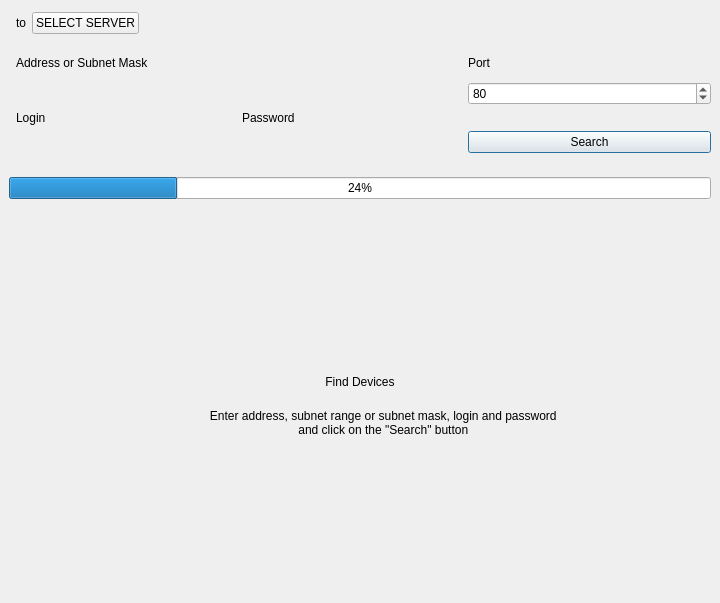
<?xml version="1.0" encoding="UTF-8"?>
<ui version="4.0">
 <class>NewDeviceAdditionDialog</class>
 <widget class="QDialog" name="NewDeviceAdditionDialog">
  <property name="geometry">
   <rect>
    <x>0</x>
    <y>0</y>
    <width>720</width>
    <height>603</height>
   </rect>
  </property>
  <property name="sizePolicy">
   <sizepolicy hsizetype="Fixed" vsizetype="Preferred">
    <horstretch>0</horstretch>
    <verstretch>0</verstretch>
   </sizepolicy>
  </property>
  <property name="minimumSize">
   <size>
    <width>640</width>
    <height>0</height>
   </size>
  </property>
  <property name="windowTitle">
   <string>Add Devices</string>
  </property>
  <layout class="QVBoxLayout" name="verticalLayout">
   <property name="leftMargin">
    <number>0</number>
   </property>
   <property name="topMargin">
    <number>0</number>
   </property>
   <property name="rightMargin">
    <number>0</number>
   </property>
   <property name="bottomMargin">
    <number>0</number>
   </property>
   <item>
    <widget class="nx::vms::client::desktop::Panel" name="serverChoosePanel" native="true">
     <layout class="QHBoxLayout" name="horizontalLayout">
      <property name="leftMargin">
       <number>16</number>
      </property>
      <property name="topMargin">
       <number>12</number>
      </property>
      <property name="rightMargin">
       <number>16</number>
      </property>
      <property name="bottomMargin">
       <number>12</number>
      </property>
      <item>
       <widget class="QLabel" name="toServerLabel">
        <property name="text">
         <string>to</string>
        </property>
       </widget>
      </item>
      <item>
       <widget class="QnChooseServerButton" name="selectServerMenuButton">
        <property name="focusPolicy">
         <enum>Qt::NoFocus</enum>
        </property>
        <property name="text">
         <string>SELECT SERVER</string>
        </property>
       </widget>
      </item>
      <item>
       <spacer name="horizontalSpacer_4">
        <property name="orientation">
         <enum>Qt::Horizontal</enum>
        </property>
        <property name="sizeHint" stdset="0">
         <size>
          <width>40</width>
          <height>20</height>
         </size>
        </property>
       </spacer>
      </item>
     </layout>
    </widget>
   </item>
   <item>
    <widget class="nx::vms::client::desktop::Panel" name="searchPanel" native="true">
     <layout class="QGridLayout" name="gridLayout" columnstretch="4,4,1">
      <property name="leftMargin">
       <number>16</number>
      </property>
      <property name="topMargin">
       <number>4</number>
      </property>
      <item row="0" column="0" colspan="2">
       <widget class="QWidget" name="widget" native="true">
        <layout class="QHBoxLayout" name="addressOrSubnetMaskLabelLayout">
         <property name="spacing">
          <number>4</number>
         </property>
         <property name="leftMargin">
          <number>0</number>
         </property>
         <property name="topMargin">
          <number>0</number>
         </property>
         <property name="rightMargin">
          <number>0</number>
         </property>
         <property name="bottomMargin">
          <number>0</number>
         </property>
         <item>
          <widget class="nx::vms::client::desktop::LabelWithHint" name="addressOrSubnetMaskLabel">
           <property name="text">
            <string>Address or Subnet Mask</string>
           </property>
           <property name="alignment">
            <set>Qt::AlignLeft|Qt::AlignVCenter</set>
           </property>
          </widget>
         </item>
        </layout>
       </widget>
      </item>
      <item row="0" column="2">
       <widget class="QLabel" name="portLabel">
        <property name="text">
         <string>Port</string>
        </property>
       </widget>
      </item>
      <item row="1" column="1">
       <widget class="QnWordWrappedLabel" name="addressOrSubnetMaskLabelHint" native="true">
        <property name="text" stdset="0">
         <string>Hint</string>
        </property>
       </widget>
      </item>
      <item row="2" column="0" colspan="2">
       <widget class="nx::vms::client::desktop::InputField" name="addressOrSubnetMaskEdit" native="true">
        <property name="focusPolicy">
         <enum>Qt::StrongFocus</enum>
        </property>
       </widget>
      </item>
      <item row="2" column="2">
       <widget class="QSpinBox" name="portSpinBox">
        <property name="maximum">
         <number>65535</number>
        </property>
        <property name="value">
         <number>80</number>
        </property>
       </widget>
      </item>
      <item row="3" column="0">
       <widget class="QLabel" name="loginLabel">
        <property name="text">
         <string>Login</string>
        </property>
       </widget>
      </item>
      <item row="3" column="1">
       <widget class="QLabel" name="passwordLabel">
        <property name="text">
         <string>Password</string>
        </property>
       </widget>
      </item>
      <item row="4" column="0">
       <widget class="nx::vms::client::desktop::InputField" name="loginEdit" native="true">
        <property name="sizePolicy">
         <sizepolicy hsizetype="Fixed" vsizetype="Fixed">
          <horstretch>0</horstretch>
          <verstretch>0</verstretch>
         </sizepolicy>
        </property>
        <property name="minimumSize">
         <size>
          <width>220</width>
          <height>12</height>
         </size>
        </property>
        <property name="maximumSize">
         <size>
          <width>220</width>
          <height>16777215</height>
         </size>
        </property>
       </widget>
      </item>
      <item row="4" column="1">
       <widget class="nx::vms::client::desktop::PasswordInputField" name="passwordEdit" native="true">
        <property name="sizePolicy">
         <sizepolicy hsizetype="Fixed" vsizetype="Fixed">
          <horstretch>0</horstretch>
          <verstretch>0</verstretch>
         </sizepolicy>
        </property>
        <property name="minimumSize">
         <size>
          <width>220</width>
          <height>12</height>
         </size>
        </property>
        <property name="maximumSize">
         <size>
          <width>220</width>
          <height>16777215</height>
         </size>
        </property>
       </widget>
      </item>
      <item row="4" column="2">
       <widget class="QPushButton" name="searchButton">
        <property name="focusPolicy">
         <enum>Qt::StrongFocus</enum>
        </property>
        <property name="text">
         <string>Search</string>
        </property>
       </widget>
      </item>
     </layout>
    </widget>
   </item>
   <item>
    <widget class="QWidget" name="searchProgressPage">
     <layout class="QHBoxLayout" name="horizontalLayout_6">
      <item>
       <widget class="QProgressBar" name="searchProgressBar">
        <property name="value">
         <number>24</number>
        </property>
       </widget>
      </item>
     </layout>
    </widget>
   </item>
   <item>
    <widget class="QStackedWidget" name="searchResultsStackedWidget">
     <property name="sizePolicy">
      <sizepolicy hsizetype="MinimumExpanding" vsizetype="MinimumExpanding">
       <horstretch>0</horstretch>
       <verstretch>0</verstretch>
      </sizepolicy>
     </property>
     <property name="currentIndex">
      <number>1</number>
     </property>
     <widget class="QWidget" name="resultsPage">
      <layout class="QVBoxLayout" name="verticalLayout_2">
       <property name="spacing">
        <number>0</number>
       </property>
       <property name="leftMargin">
        <number>0</number>
       </property>
       <property name="topMargin">
        <number>0</number>
       </property>
       <property name="rightMargin">
        <number>0</number>
       </property>
       <property name="bottomMargin">
        <number>0</number>
       </property>
       <item>
        <widget class="QWidget" name="tableHolder" native="true">
         <layout class="QVBoxLayout" name="verticalLayout_4">
          <property name="spacing">
           <number>0</number>
          </property>
          <property name="leftMargin">
           <number>8</number>
          </property>
          <property name="topMargin">
           <number>8</number>
          </property>
          <property name="rightMargin">
           <number>16</number>
          </property>
          <property name="bottomMargin">
           <number>0</number>
          </property>
          <item>
           <widget class="nx::vms::client::desktop::SimpleSelectionTableView" name="foundDevicesTable">
            <property name="sizePolicy">
             <sizepolicy hsizetype="Preferred" vsizetype="Expanding">
              <horstretch>0</horstretch>
              <verstretch>0</verstretch>
             </sizepolicy>
            </property>
            <property name="horizontalScrollBarPolicy">
             <enum>Qt::ScrollBarAsNeeded</enum>
            </property>
            <property name="selectionBehavior">
             <enum>QAbstractItemView::SelectRows</enum>
            </property>
            <property name="showGrid">
             <bool>false</bool>
            </property>
            <property name="sortingEnabled">
             <bool>true</bool>
            </property>
            <property name="wordWrap">
             <bool>false</bool>
            </property>
            <property name="cornerButtonEnabled">
             <bool>false</bool>
            </property>
            <attribute name="horizontalHeaderMinimumSectionSize">
             <number>110</number>
            </attribute>
            <attribute name="verticalHeaderVisible">
             <bool>false</bool>
            </attribute>
            <attribute name="verticalHeaderMinimumSectionSize">
             <number>24</number>
            </attribute>
            <attribute name="verticalHeaderHighlightSections">
             <bool>false</bool>
            </attribute>
           </widget>
          </item>
         </layout>
        </widget>
       </item>
       <item>
        <widget class="Line" name="line">
         <property name="orientation">
          <enum>Qt::Horizontal</enum>
         </property>
        </widget>
       </item>
       <item>
        <widget class="QWidget" name="addDevicesPanel" native="true">
         <layout class="QHBoxLayout" name="horizontalLayout_4">
          <property name="leftMargin">
           <number>16</number>
          </property>
          <property name="topMargin">
           <number>16</number>
          </property>
          <property name="rightMargin">
           <number>16</number>
          </property>
          <property name="bottomMargin">
           <number>16</number>
          </property>
          <item>
           <widget class="QStackedWidget" name="addDevicesStackedWidget">
            <property name="sizePolicy">
             <sizepolicy hsizetype="Preferred" vsizetype="Fixed">
              <horstretch>0</horstretch>
              <verstretch>0</verstretch>
             </sizepolicy>
            </property>
            <property name="currentIndex">
             <number>0</number>
            </property>
            <widget class="QWidget" name="addDevicesButtonPage">
             <layout class="QHBoxLayout" name="horizontalLayout_8">
              <property name="leftMargin">
               <number>0</number>
              </property>
              <property name="topMargin">
               <number>0</number>
              </property>
              <property name="rightMargin">
               <number>0</number>
              </property>
              <property name="bottomMargin">
               <number>0</number>
              </property>
              <item>
               <widget class="QPushButton" name="addDevicesButton">
                <property name="focusPolicy">
                 <enum>Qt::StrongFocus</enum>
                </property>
                <property name="text">
                 <string>Add all Devices</string>
                </property>
               </widget>
              </item>
              <item>
               <spacer name="horizontalSpacer">
                <property name="orientation">
                 <enum>Qt::Horizontal</enum>
                </property>
                <property name="sizeHint" stdset="0">
                 <size>
                  <width>40</width>
                  <height>20</height>
                 </size>
                </property>
               </spacer>
              </item>
             </layout>
            </widget>
            <widget class="QWidget" name="addDevicesPlaceholderPage">
             <layout class="QHBoxLayout" name="horizontalLayout_14">
              <property name="leftMargin">
               <number>0</number>
              </property>
              <property name="topMargin">
               <number>0</number>
              </property>
              <property name="rightMargin">
               <number>0</number>
              </property>
              <property name="bottomMargin">
               <number>0</number>
              </property>
              <item>
               <widget class="QLabel" name="addDevicesPlaceholder">
                <property name="text">
                 <string/>
                </property>
               </widget>
              </item>
              <item>
               <spacer name="horizontalSpacer_5">
                <property name="orientation">
                 <enum>Qt::Horizontal</enum>
                </property>
                <property name="sizeHint" stdset="0">
                 <size>
                  <width>0</width>
                  <height>0</height>
                 </size>
                </property>
               </spacer>
              </item>
             </layout>
            </widget>
           </widget>
          </item>
         </layout>
        </widget>
       </item>
      </layout>
     </widget>
     <widget class="QWidget" name="placeholderPage">
      <layout class="QVBoxLayout" name="verticallLayout_7">
       <property name="leftMargin">
        <number>16</number>
       </property>
       <property name="topMargin">
        <number>0</number>
       </property>
       <property name="rightMargin">
        <number>16</number>
       </property>
       <property name="bottomMargin">
        <number>0</number>
       </property>
       <item>
        <spacer name="verticalSpacer">
         <property name="orientation">
          <enum>Qt::Vertical</enum>
         </property>
         <property name="sizeHint" stdset="0">
          <size>
           <width>20</width>
           <height>40</height>
          </size>
         </property>
        </spacer>
       </item>
       <item>
        <widget class="QLabel" name="searchPlaceholderImage">
         <property name="text">
          <string/>
         </property>
         <property name="alignment">
          <set>Qt::AlignCenter</set>
         </property>
        </widget>
       </item>
       <item>
        <widget class="QLabel" name="searchPlaceholderTitle">
         <property name="text">
          <string>Find Devices</string>
         </property>
         <property name="alignment">
          <set>Qt::AlignCenter</set>
         </property>
        </widget>
       </item>
       <item>
        <widget class="QLabel" name="searchPlaceholderText">
         <property name="text">
          <string>
              Enter address, subnet range or subnet mask, login and password
              and click on the "Search" button
          </string>
         </property>
         <property name="alignment">
          <set>Qt::AlignCenter</set>
         </property>
        </widget>
       </item>
       <item>
        <spacer name="verticalSpacer_2">
         <property name="orientation">
          <enum>Qt::Vertical</enum>
         </property>
         <property name="sizeHint" stdset="0">
          <size>
           <width>20</width>
           <height>40</height>
          </size>
         </property>
        </spacer>
       </item>
      </layout>
     </widget>
    </widget>
   </item>
   <item>
    <widget class="nx::vms::client::desktop::CommonMessageBar" name="serverOfflineAlertBar" native="true"/>
   </item>
   <item>
    <widget class="nx::vms::client::desktop::CommonMessageBar" name="httpsOnlyBar" native="true"/>
   </item>
  </layout>
 </widget>
 <customwidgets>
  <customwidget>
   <class>nx::vms::client::desktop::CommonMessageBar</class>
   <extends>QWidget</extends>
   <header location="global">nx/vms/client/desktop/common/widgets/message_bar.h</header>
   <container>1</container>
  </customwidget>
  <customwidget>
   <class>QnWordWrappedLabel</class>
   <extends>QWidget</extends>
   <header location="global">ui/widgets/word_wrapped_label.h</header>
   <container>1</container>
  </customwidget>
  <customwidget>
   <class>nx::vms::client::desktop::InputField</class>
   <extends>QWidget</extends>
   <header location="global">nx/vms/client/desktop/common/widgets/input_field.h</header>
   <container>1</container>
  </customwidget>
  <customwidget>
   <class>nx::vms::client::desktop::PasswordInputField</class>
   <extends>QWidget</extends>
   <header location="global">nx/vms/client/desktop/common/widgets/password_input_field.h</header>
   <container>1</container>
  </customwidget>
  <customwidget>
   <class>nx::vms::client::desktop::LabelWithHint</class>
   <extends>QLabel</extends>
   <header location="global">nx/vms/client/desktop/common/widgets/widget_with_hint.h</header>
  </customwidget>
  <customwidget>
   <class>nx::vms::client::desktop::Panel</class>
   <extends>QWidget</extends>
   <header location="global">nx/vms/client/desktop/common/widgets/panel.h</header>
   <container>1</container>
  </customwidget>
  <customwidget>
   <class>nx::vms::client::desktop::SimpleSelectionTableView</class>
   <extends>QTableView</extends>
   <header location="global">nx/vms/client/desktop/common/widgets/simple_selection_table_view.h</header>
  </customwidget>
  <customwidget>
   <class>QnChooseServerButton</class>
   <extends>QPushButton</extends>
   <header location="global">nx/vms/client/desktop/manual_device_addition/dialog/private/choose_server_button.h</header>
   <container>1</container>
  </customwidget>
 </customwidgets>
 <tabstops>
  <tabstop>foundDevicesTable</tabstop>
  <tabstop>addDevicesButton</tabstop>
 </tabstops>
 <resources/>
 <connections/>
 <slots>
  <slot>buttonClicked(QAbstractButton*)</slot>
  <slot>addClicked()</slot>
  <slot>removeClicked()</slot>
 </slots>
</ui>
